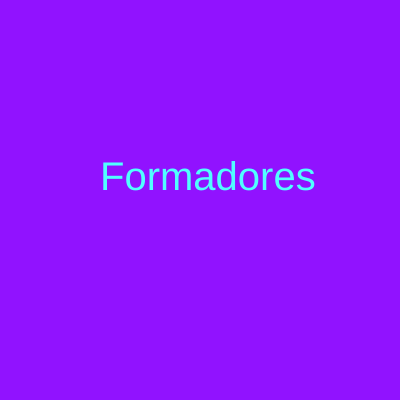
Frame 1 (no input)
Frame 60 (no input): identical to frame 1, image omitted
Frame 120 (the mouse pressed at the canvas centre since frame 60): identical to frame 1, image omitted

The p5.js sketch that drew this single still picture (run headless with seeded random() and noise() and a simulated clock; from frame 60 on, the mouse is pressed at the canvas centre):

// p5.js sketch
// ── sketch.js
function setup() {
  createCanvas(400, 400);
}

function draw() {
  background(145,18,300);
  textSize(40); 
  fill(color(80, 300, 400)); // 
  text("Formadores", 100, 190);
}

function changeFontSize() {
  var texto = document.getElementById("texto");
  texto.style.fontSize = "100px";
}
